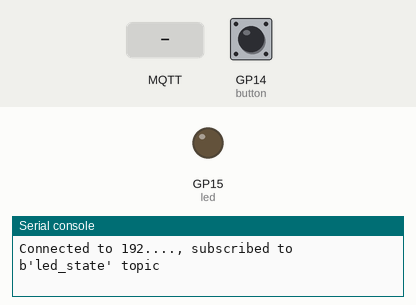
A program run on a simulated Raspberry Pi Pico running MicroPython. Parts: output pins drawn as LEDs (lit = HIGH), the last lines printed to the serial console. Inputs (shaded band) come from the test bench; at power-on: GP14 (button) HIGH. WiFi joins after 1.5 s; no MQTT or app messages arrive unless stated.

Above: at 3.0 s.
3.1 s: MQTT message "on" arrives on the first subscribed topic
At 4.3 s:
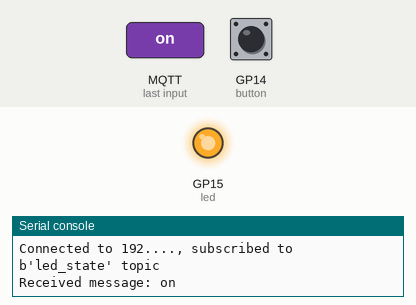
6.2 s: MQTT message "off" arrives on the first subscribed topic
At 6.7 s:
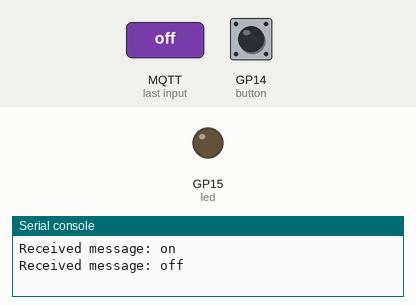
Timing chart, 0 to 9.2 s (numbered marks = the images above; inputs shaded):
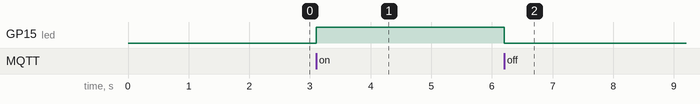

Measured:
- after the input at 3.1 s, GP15 (led): LOW → HIGH at once
- after the input at 6.2 s, GP15 (led): HIGH → LOW at once

The program:

led_button.py
```python
from machine import Pin
from time import sleep
from umqtt.simple import MQTTClient
import network

led = Pin(15, Pin.OUT)

#WIFI Credentials
SSID = "SSID"
PASSWORD = "PASSWORD"

wlan = network.WLAN(network.STA_IF)
wlan.active(True)
wlan.connect(SSID, PASSWORD)

while not wlan.isconnected():
    pass

print("Connected to WiFi")
print(wlan.ifconfig())

#Setup MQTT
SERVER = '192....'
CLIENT_ID = b'PICO'
TOPIC_LED = b'led_state'
TOPIC_BUTTON = b'button_state'
USER = b'user'
PASSWORD = b'password'

client = MQTTClient(CLIENT_ID,
                    SERVER,
                    user=USER,
                    password=PASSWORD,
                    keepalive=3600)

client.connect()

def button_callback(pin):
    if button.value():
        print("pressed")
        client.publish(TOPIC_BUTTON, "1")
    else:
        print("Unpressed")
        client.publish(TOPIC_BUTTON, "0")

button = Pin(14, Pin.IN, Pin.PULL_UP)
button.irq(trigger=Pin.IRQ_FALLING | Pin.IRQ_RISING,
           handler=button_callback)

def led_callback(topic, msg):
    print("Received message:", msg.decode())
    if msg == b'on':
        led.value(1)
    elif msg == b'off':
        led.value(0)

client.set_callback(led_callback)
client.connect()
client.subscribe(TOPIC_LED)
print("Connected to %s, subscribed to %s topic" % (SERVER, TOPIC_LED))

while True:
    client.wait_msg()
```
